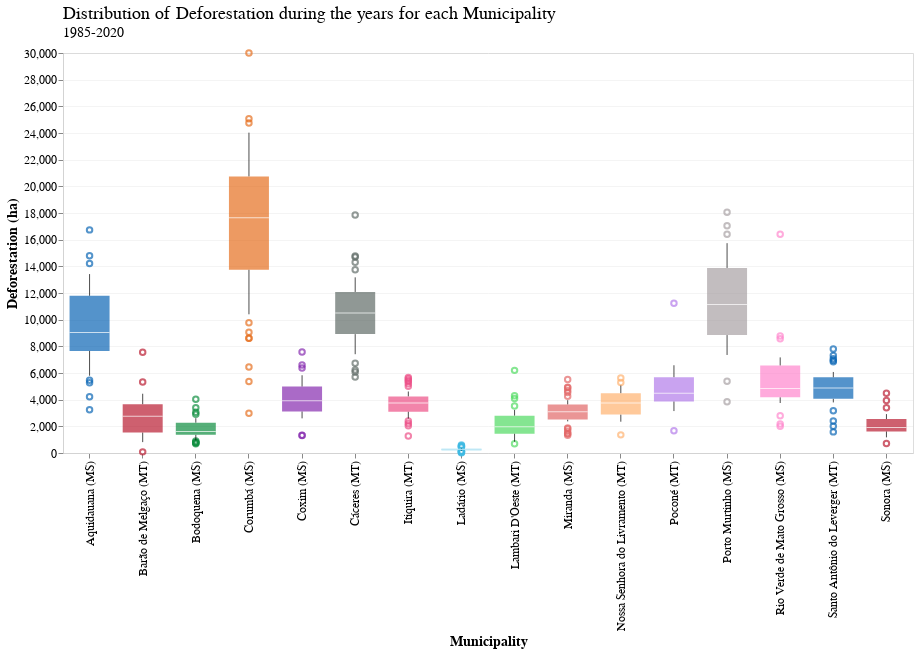

The code cell stored with this chart in its notebook:
### Markdown cell above
### 2.3 Deforestation boxplots

### Code cell
deforestation_boxplot = alt.Chart(pantanal_deforestation_df.rename(
    columns={'deforestation_ha': 'Deforestation (ha)'}
)).mark_boxplot(size=40, extent=0.5, opacity=0.7).encode(
    x=alt.X('location:O', axis=alt.Axis(title="Municipality")),
    y=alt.Y('Deforestation (ha):Q',scale=alt.Scale(zero=False)),
    color=alt.Color('location', legend=None)
).configure_axis(
    labelFontSize=12,
    titleFontSize=14
)

final_chart = deforestation_boxplot.properties(
    width=850,
    height=400,
    title=science_theme_title(
        text="Distribution of Deforestation during the years for each Municipality", 
        subtitle="1985-2020"
    )
)

final_chart

### Figure 1 — Vega-Lite specification as saved in the notebook (floating-point values rounded to 4 significant figures; data arrays with more than 128 entries replaced by an {"elided": "..."} marker saying what was removed)
{"config": {"view": {"width": 533.3, "height": 300.0, "fill": "white"}, "title": {"align": "left", "anchor": "start", "frame": "group", "font": "Helvetica Neue", "fontSize": 18, "dy": -2, "subtitleFont": "Helvetica Neue", "subtitleFontSize": 14, "fontWeight": "normal"}, "axis": {"domainColor": "lightGrey", "gridColor": "lightGrey", "gridWidth": 0.25, "titleFont": "Helvetica Neue", "titleFontSize": 14, "labelFont": "Helvetica Neue", "labelFontSize": 12}, "legend": {"layout": {"anchor": "start"}, "labelLimit": 0, "titleFontSize": 14, "titleFont": "Helvetica Neue", "labelFontSize": 14, "labelFont": "Helvetica Neue"}, "header": {"title": null, "titleFont": "Helvetica Neue", "labelFont": "Helvetica Neue", "labelFontSize": 14, "labelPadding": 2}, "range": {"category": ["#0C66B5", "#BA1D32", "#0F8E40", "#E56F20", "#862BAF", "#626D69", "#ED5087", "#3DB9E2", "#51DB63", "#E26868", "#FFB270", "#B37CEA", "#A8A1A4", "#FF87CD"]}}, "data": {"name": "data-b3d20d04761d040e2b6f1f232310241d"}, "mark": {"type": "boxplot", "extent": 0.5, "opacity": 0.7, "size": 40}, "encoding": {"color": {"field": "location", "legend": null, "type": "nominal"}, "x": {"axis": {"title": "Municipality"}, "field": "location", "type": "ordinal"}, "y": {"field": "Deforestation (ha)", "scale": {"zero": false}, "type": "quantitative"}}, "height": 400, "title": {"align": "left", "anchor": "start", "frame": "group", "font": "Helvetica Neue", "fontSize": 18, "dy": -2, "subtitleFont": "Helvetica Neue", "subtitleFontSize": 14, "fontWeight": "normal", "text": "Distribution of Deforestation during the years for each Municipality", "subtitle": "1985-2020"}, "width": 850, "$schema": "https://vega.github.io/schema/vega-lite/v4.17.0.json", "datasets": {"data-b3d20d04761d040e2b6f1f232310241d": {"elided": "560 records"}}}
